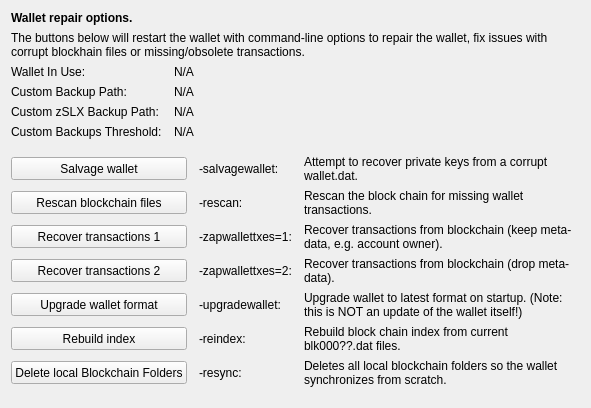
     <widget class="QWidget" name="tab_repair">
      <attribute name="title">
       <string>&amp;Wallet Repair</string>
      </attribute>
      <layout class="QGridLayout" name="gridLayout_4" columnstretch="0,0,0,0">
       <property name="horizontalSpacing">
        <number>12</number>
       </property>
       <item row="0" column="0" colspan="4">
        <widget class="QLabel" name="label_repair_header">
         <property name="font">
          <font>
           <weight>75</weight>
           <bold>true</bold>
          </font>
         </property>
         <property name="text">
          <string>Wallet repair options.</string>
         </property>
        </widget>
       </item>
       <item row="1" column="0" colspan="4">
        <widget class="QLabel" name="label_repair_helptext">
         <property name="font">
          <font>
           <weight>50</weight>
           <bold>false</bold>
          </font>
         </property>
         <property name="text">
          <string>The buttons below will restart the wallet with command-line options to repair the wallet, fix issues with corrupt blockhain files or missing/obsolete transactions.</string>
         </property>
         <property name="wordWrap">
          <bool>true</bool>
         </property>
        </widget>
       </item>
       <item row="2" column="0">
        <widget class="QLabel" name="wallet_path_label">
         <property name="text">
          <string>Wallet In Use:</string>
         </property>
        </widget>
       </item>
       <item row="2" column="1" colspan="3">
        <widget class="QLabel" name="wallet_path">
         <property name="cursor">
          <cursorShape>IBeamCursor</cursorShape>
         </property>
         <property name="text">
          <string>N/A</string>
         </property>
         <property name="textFormat">
          <enum>Qt::PlainText</enum>
         </property>
         <property name="textInteractionFlags">
          <set>Qt::LinksAccessibleByMouse|Qt::TextSelectableByKeyboard|Qt::TextSelectableByMouse</set>
         </property>
        </widget>
       </item>
       <item row="3" column="0">
        <widget class="QLabel" name="wallet_custombackuppath_label">
         <property name="text">
          <string>Custom Backup Path:</string>
         </property>
         <property name="visible">
          <bool>false</bool>
         </property>
        </widget>
       </item>
       <item row="3" column="1" colspan="3">
        <widget class="QLabel" name="wallet_custombackuppath">
         <property name="cursor">
          <cursorShape>IBeamCursor</cursorShape>
         </property>
         <property name="text">
          <string>N/A</string>
         </property>
         <property name="textFormat">
          <enum>Qt::PlainText</enum>
         </property>
         <property name="textInteractionFlags">
          <set>Qt::LinksAccessibleByMouse|Qt::TextSelectableByKeyboard|Qt::TextSelectableByMouse</set>
         </property>
         <property name="visible">
          <bool>false</bool>
         </property>
        </widget>
       </item>
       <item row="4" column="0">
        <widget class="QLabel" name="wallet_customzslxbackuppath_label">
         <property name="text">
          <string>Custom zSLX Backup Path:</string>
         </property>
         <property name="visible">
          <bool>false</bool>
         </property>
        </widget>
       </item>
       <item row="4" column="1" colspan="3">
        <widget class="QLabel" name="wallet_customzslxbackuppath">
         <property name="cursor">
          <cursorShape>IBeamCursor</cursorShape>
         </property>
         <property name="text">
          <string>N/A</string>
         </property>
         <property name="textFormat">
          <enum>Qt::PlainText</enum>
         </property>
         <property name="textInteractionFlags">
          <set>Qt::LinksAccessibleByMouse|Qt::TextSelectableByKeyboard|Qt::TextSelectableByMouse</set>
         </property>
         <property name="visible">
          <bool>false</bool>
         </property>
        </widget>
       </item>
       <item row="5" column="0">
        <widget class="QLabel" name="wallet_custombackupthreshold_label">
         <property name="text">
          <string>Custom Backups Threshold:</string>
         </property>
         <property name="visible">
          <bool>false</bool>
         </property>
        </widget>
       </item>
       <item row="5" column="1" colspan="3">
        <widget class="QLabel" name="wallet_custombackupthreshold">
         <property name="cursor">
          <cursorShape>IBeamCursor</cursorShape>
         </property>
         <property name="text">
          <string>N/A</string>
         </property>
         <property name="textFormat">
          <enum>Qt::PlainText</enum>
         </property>
         <property name="textInteractionFlags">
          <set>Qt::LinksAccessibleByMouse|Qt::TextSelectableByKeyboard|Qt::TextSelectableByMouse</set>
         </property>
         <property name="visible">
          <bool>false</bool>
         </property>
        </widget>
       </item>
       <item row="6" column="0">
        <spacer name="verticalSpacer_repair1">
         <property name="orientation">
          <enum>Qt::Vertical</enum>
         </property>
         <property name="sizeHint" stdset="0">
          <size>
           <width>10</width>
           <height>10</height>
          </size>
         </property>
        </spacer>
       </item>
       <item row="7" column="0" colspan="2">
        <widget class="QPushButton" name="btn_salvagewallet">
         <property name="minimumSize">
          <size>
           <width>100</width>
           <height>23</height>
          </size>
         </property>
         <property name="text">
          <string>Salvage wallet</string>
         </property>
        </widget>
       </item>
       <item row="7" column="2">
        <widget class="QLabel" name="label_repair_salvage_command">
         <property name="text">
          <string notr="true">-salvagewallet:</string>
         </property>
        </widget>
       </item>
       <item row="7" column="3">
        <widget class="QLabel" name="label_repair_salvage">
         <property name="text">
          <string>Attempt to recover private keys from a corrupt wallet.dat.</string>
         </property>
         <property name="wordWrap">
          <bool>true</bool>
         </property>
        </widget>
       </item>
       <item row="8" column="0" colspan="2">
        <widget class="QPushButton" name="btn_rescan">
         <property name="minimumSize">
          <size>
           <width>100</width>
           <height>23</height>
          </size>
         </property>
         <property name="text">
          <string>Rescan blockchain files</string>
         </property>
        </widget>
       </item>
       <item row="8" column="2">
        <widget class="QLabel" name="label_repair_rescan_command">
         <property name="text">
          <string notr="true">-rescan:</string>
         </property>
        </widget>
       </item>
       <item row="8" column="3">
        <widget class="QLabel" name="label_repair_rescan">
         <property name="text">
          <string>Rescan the block chain for missing wallet transactions.</string>
         </property>
         <property name="wordWrap">
          <bool>true</bool>
         </property>
        </widget>
       </item>
       <item row="9" column="0" colspan="2">
        <widget class="QPushButton" name="btn_zapwallettxes1">
         <property name="minimumSize">
          <size>
           <width>100</width>
           <height>23</height>
          </size>
         </property>
         <property name="text">
          <string>Recover transactions 1</string>
         </property>
        </widget>
       </item>
       <item row="9" column="2">
        <widget class="QLabel" name="label_repair_zap1_command">
         <property name="text">
          <string notr="true">-zapwallettxes=1:</string>
         </property>
        </widget>
       </item>
       <item row="9" column="3">
        <widget class="QLabel" name="label_repair_zap1">
         <property name="text">
          <string>Recover transactions from blockchain (keep meta-data, e.g. account owner).</string>
         </property>
         <property name="wordWrap">
          <bool>true</bool>
         </property>
        </widget>
       </item>
       <item row="10" column="0" colspan="2">
        <widget class="QPushButton" name="btn_zapwallettxes2">
         <property name="minimumSize">
          <size>
           <width>100</width>
           <height>23</height>
          </size>
         </property>
         <property name="text">
          <string>Recover transactions 2</string>
         </property>
        </widget>
       </item>
       <item row="10" column="2">
        <widget class="QLabel" name="label_repair_zap2_command">
         <property name="text">
          <string notr="true">-zapwallettxes=2:</string>
         </property>
        </widget>
       </item>
       <item row="10" column="3">
        <widget class="QLabel" name="label_repair_zap2">
         <property name="text">
          <string>Recover transactions from blockchain (drop meta-data).</string>
         </property>
         <property name="wordWrap">
          <bool>true</bool>
         </property>
        </widget>
       </item>
       <item row="11" column="0" colspan="2">
        <widget class="QPushButton" name="btn_upgradewallet">
         <property name="minimumSize">
          <size>
           <width>100</width>
           <height>23</height>
          </size>
         </property>
         <property name="text">
          <string>Upgrade wallet format</string>
         </property>
        </widget>
       </item>
       <item row="11" column="2">
        <widget class="QLabel" name="label_repair_upgrade_command">
         <property name="text">
          <string notr="true">-upgradewallet:</string>
         </property>
        </widget>
       </item>
       <item row="11" column="3">
        <widget class="QLabel" name="label_repair_upgrade">
         <property name="text">
          <string>Upgrade wallet to latest format on startup. (Note: this is NOT an update of the wallet itself!)</string>
         </property>
         <property name="wordWrap">
          <bool>true</bool>
         </property>
        </widget>
       </item>
       <item row="12" column="0" colspan="2">
        <widget class="QPushButton" name="btn_reindex">
         <property name="minimumSize">
          <size>
           <width>100</width>
           <height>23</height>
          </size>
         </property>
         <property name="text">
          <string>Rebuild index</string>
         </property>
        </widget>
       </item>
       <item row="12" column="2">
        <widget class="QLabel" name="label_repair_reindex_command">
         <property name="text">
          <string notr="true">-reindex:</string>
         </property>
        </widget>
       </item>
       <item row="12" column="3">
        <widget class="QLabel" name="label_repair_reindex">
         <property name="text">
          <string>Rebuild block chain index from current blk000??.dat files.</string>
         </property>
         <property name="wordWrap">
          <bool>true</bool>
         </property>
        </widget>
       </item>
       <item row="13" column="0" colspan="2">
        <widget class="QPushButton" name="btn_resync">
         <property name="minimumSize">
          <size>
           <width>100</width>
           <height>23</height>
          </size>
         </property>
         <property name="text">
          <string>Delete local Blockchain Folders</string>
         </property>
        </widget>
       </item>
       <item row="13" column="2">
        <widget class="QLabel" name="label_repair_resync_command">
         <property name="text">
          <string>-resync:</string>
         </property>
        </widget>
       </item>
       <item row="13" column="3">
        <widget class="QLabel" name="label_repair_resync">
         <property name="text">
          <string>Deletes all local blockchain folders so the wallet synchronizes from scratch.</string>
         </property>
         <property name="wordWrap">
          <bool>true</bool>
         </property>
        </widget>
       </item>
       <item row="14" column="0">
        <spacer name="verticalSpacer_repair2">
         <property name="orientation">
          <enum>Qt::Vertical</enum>
         </property>
         <property name="sizeHint" stdset="0">
          <size>
           <width>20</width>
           <height>10</height>
          </size>
         </property>
        </spacer>
       </item>
      </layout>
     </widget>
